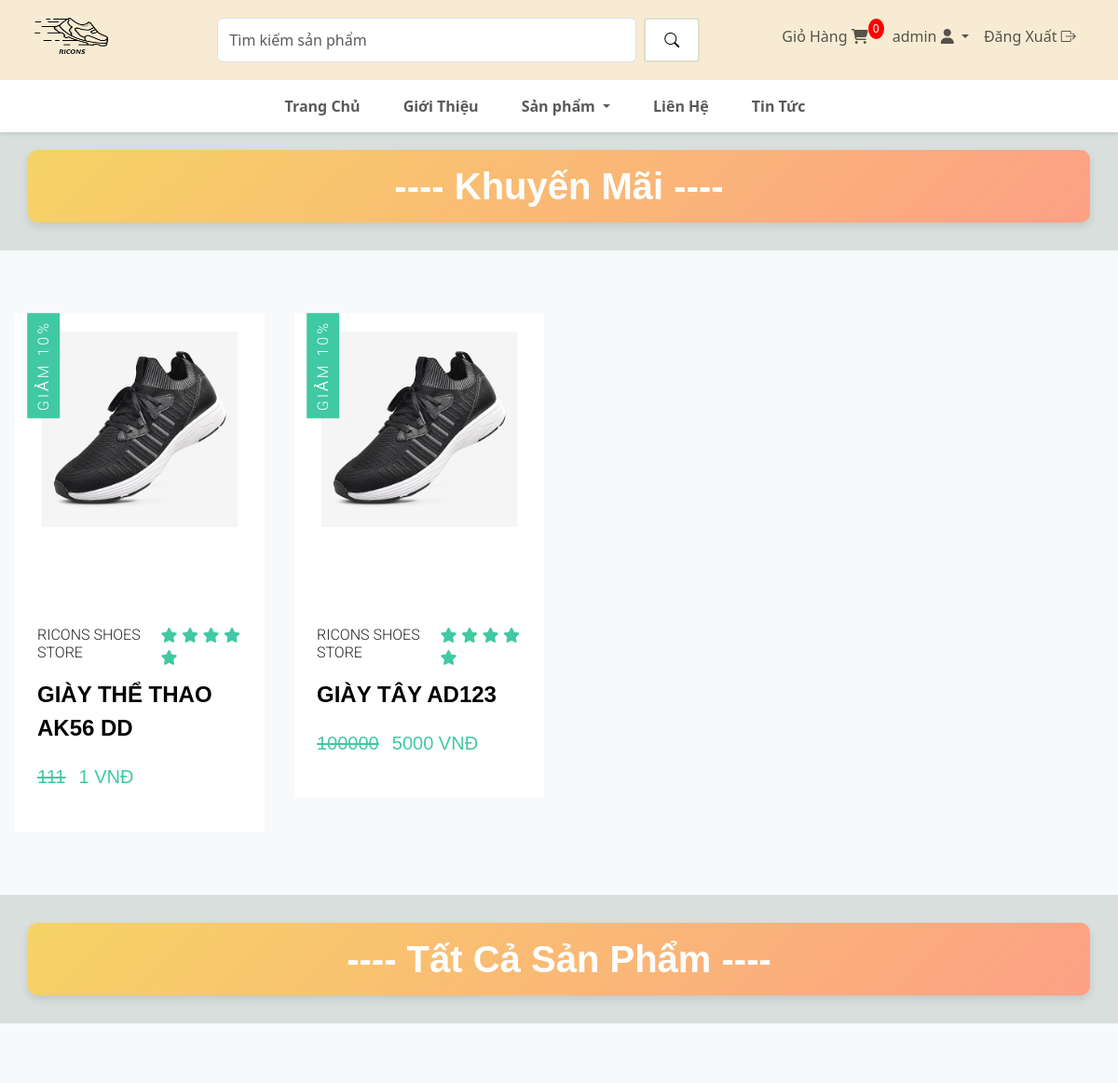
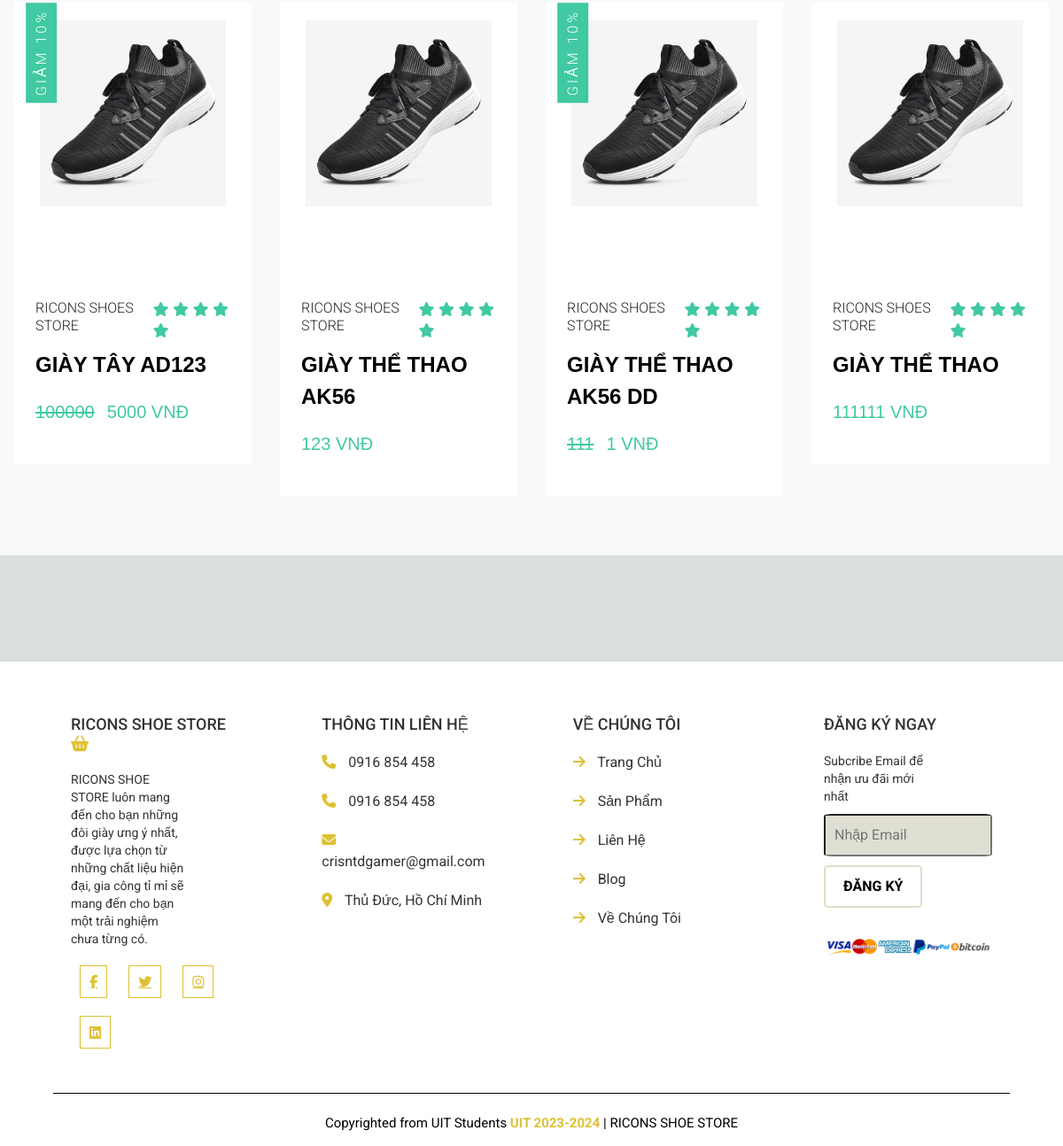
The app's page / (signed in) with its own data (2 pictures, top to bottom).
### app/models.py (models this page shows, shortened)
class SanPham(models.Model):
    the_loai = models.ForeignKey(TheLoai, on_delete=models.CASCADE, default=1)
    ten = models.CharField(max_length=300, null=True, blank=False)
    gia = models.IntegerField(blank=False)
    hinh = models.ImageField(null=True, blank=True)
    khuyen_mai = models.BooleanField(default=False)
    gia_km = models.IntegerField(blank=True, null=True)
    mo_ta = models.CharField(max_length=500, default='', blank=True)
    @property
    def ImageURL(self):
        try:
            url = self.hinh.url
        except:
            url = ''
        return url

### app/views.py (the view)
# urls.py: path('', views.home, name="home"),
def home(request):
    sanpham_list = SanPham.objects.all()
    theloai_list = TheLoai.objects.all()
    sanpham_km_list = SanPham.objects.filter(khuyen_mai = True).order_by('-id')[:4]
    context = {'theloai_list' : theloai_list,
               'sanpham_list' : sanpham_list,
               'sanpham_km_list' : sanpham_km_list,}
    return render(request, "app/home.html", context)

### app/templates/app/home.html (shortened to what this page needs)
{% extends 'app/base.html' %}
{% block banner%}
<div id="slider" class="carousel slide" data-bs-ride="carousel" data-bs-interval="2000" style="margin-top: 115px;">
    <div class="carousel-indicators">
    </div>
    <div class="carousel-inner">
        <div class="carousel-item">
        </div>
    </div>
    <button class="carousel-control-prev" type="button" data-bs-target="#slider" data-bs-slide="prev">
    </button>
    <button class="carousel-control-next" type="button" data-bs-target="#slider" data-bs-slide="next">
    </button>
</div>
{% endblock banner%}
{% block content %}
<div class="container-pdt">
    <div class="row">
        <div class="col-lg">
            <h1 class="featured"
                style="text-align: center; font-weight: bold; margin-bottom: 30px; margin-left: 30px; margin-right: 30px; ;">
                ---- Khuyến Mãi ----
            </h1>
            <section class="products">
                <div class="product-card-container">
                    <div class="product-items">
                        {% for sanpham in sanpham_km_list %}
                        <div class="product">
                            <div class="product-content">
                                <div class="product-img">
                                    <img src="{{sanpham.ImageURL}}" alt="product image">
                                </div>
                            </div>
                            <div class="product-info">
                                <div class="product-info-top">
                                    <h2 class="sm-title">Ricons Shoes Store</h2>
                                    <div class="rating">
                                        <span><i class="fas fa-star"></i></span>
                                        <span><i class="fas fa-star"></i></span>
                                        <span><i class="fas fa-star"></i></span>
                                        <span><i class="fas fa-star"></i></span>
                                        <span><i class="fas fa-star"></i></span>
                                    </div>
                                </div>
                                <a href="#" class="product-name">{{sanpham.ten}}</a>
                                <div class="product- price-container">
                                    {% if sanpham.khuyen_mai == True %}
                                    <strike class="product-price">{{sanpham.gia}}</strike>
                                    <p class="product-price">{{ sanpham.gia_km}} VNĐ</p>
                                    {% else %}
                                    <p class="product-price">{{sanpham.gia}} VNĐ</p>
                                    {% endif %}
                                </div>
                            </div>
                            {% if sanpham.khuyen_mai == True %}
                            <div class="off-info">
                                <h2 class="sm-title">Giảm 10%</h2>
                            </div>
                            {% endif %}
                        </div>
                        {% endfor %}
                    </div>
                </div>
            </section>
        </div>
    </div>
    <div class="row">
        <div class="col-lg">
            <h1 class="featured"
                style="text-align: center; font-weight: bold; margin-bottom: 30px; margin-left: 30px; margin-right: 30px; ;">
                ---- Tất Cả Sản Phẩm ----
            </h1>
            <section class="products">
                <div class="product-ccontainer">
                    <div class="product-items">
                        {% for sanpham in sanpham_list %}
                        <div class="product">
                            <div class="product-content">
                                <div class="product-img">
                                    <img src="{{sanpham.ImageURL}}" alt="product image">
                                </div>
                            </div>
                            <div class="product-info">
                                <div class="product-info-top">
                                    <h2 class="sm-title">Ricons Shoes Store</h2>
                                    <div class="rating">
                                        <span><i class="fas fa-star"></i></span>
                                        <span><i class="fas fa-star"></i></span>
                                        <span><i class="fas fa-star"></i></span>
                                        <span><i class="fas fa-star"></i></span>
                                        <span><i class="fas fa-star"></i></span>
                                    </div>
                                </div>
                                <a href="#" class="product-name">{{sanpham.ten}}</a>
                                <div class="product- price-container">
                                    {% if sanpham.khuyen_mai == True %}
                                    <strike class="product-price">{{sanpham.gia}}</strike>
                                    <p class="product-price">{{ sanpham.gia_km}} VNĐ</p>
                                    {% else %}
                                    <p class="product-price">{{sanpham.gia}} VNĐ</p>
                                    {% endif %}
                                </div>
                            </div>
                            {% if sanpham.khuyen_mai == True %}
                            <div class="off-info">
                                <h2 class="sm-title">Giảm 10%</h2>
                            </div>
                            {% endif %}
                        </div>
                        {% endfor %}
                    </div>
                </div>
            </section>
        </div>
    </div>
</div>
{% endblock content %}

### app/templates/app/base.html (shortened to what this page needs)
{% load static %}
<!DOCTYPE html>
<html lang="en">
<head>
    <link href="https://cdn.jsdelivr.net/npm/bootstrap@5.3.3/dist/css/bootstrap.min.css" rel="stylesheet">
    <link rel="stylesheet" href="{% static 'app/style.css' %}">
    <link rel="stylesheet" href="https://cdn.jsdelivr.net/npm/bootstrap-icons@1.11.3/font/bootstrap-icons.min.css">
    <link rel="stylesheet" href="https://cdnjs.cloudflare.com/ajax/libs/font-awesome/6.5.2/css/all.min.css">
</head>
<body>
    <div class="container-fluid sticky-top">
        <nav class="navbar navbar-expand-lg justify-content-center" style="background-color: #f7ecd3;">
            <a href="{% url 'home'%}" class="navbar-brand"><img src="{% static 'images/logo.png'%}"
                    style="width: 80px; height: 60px;" alt=""></a>
            <ul class="navbar-nav">
                <li class="nav-item" style="margin-left: 100px; margin-right: 80px;">
                    <form class="d-flex" role="search" action="{% url 'search' %}">
                        <input class="form-control me-2" name="search" type="search" placeholder="Tìm kiếm sản phẩm"
                            aria-label="Search" style="width: 450px; border-radius: 20;">
                        <button class="btn btn-outline-success" type="submit">
                            <i class="bi bi-search"></i>
                        </button>
                    </form>
                </li>
                <li class="nav-item" style="margin-right: 10px;">
                    <a class="nav-link" href="{% url 'cart' %}">
                        Giỏ Hàng
                        <span class="cart-icon">
                            <i class="fa-solid fa-cart-shopping"></i>
                        </span>
                        <span class="cart-count">{{ tong_san_pham_trong_gio_hang }}</span>
                    </a>
                </li>
                {% if user.is_authenticated %}
                <li class="nav-item dropdown">
                    <a class="nav-link dropdown-toggle" href="#" role="button" data-bs-toggle="dropdown"
                        aria-expanded="false">
                        {{request.user}} <i class="fa-solid fa-user"></i>
                    </a>
                </li>
                <li class="nav-item">
                    <a class="nav-link" href="{% url 'logout_user' %}">
                        Đăng Xuất <i class="bi bi-box-arrow-right"></i>
                    </a>
                </li>
                {% else %}
                <li class="nav-item">
                    <a class="nav-link" href="{% url 'login_user' %}">Đăng Nhập <i class="fa-solid fa-key"></i></a>
                </li>
                {% endif %}
            </ul>
        </nav>
        <nav class="navbar navbar-expand-sm justify-content-center"
            style="background-color: white; box-shadow: 0px 2px 4px rgba(0, 0, 0, 0.1);">
            <ul class="navbar-nav">
                <li class="nav-item" style="margin-right: 30px;">
                    <a class="nav-link" href="{% url 'home' %}"><b>Trang Chủ</b></a>
                </li>
                <li class="nav-item" style="margin-right: 30px;">
                    <a class="nav-link" href="#"><b>Giới Thiệu</b></a>
                </li>
                <li class="nav-item dropdown" style="margin-right: 30px;">
                    <a class="nav-link dropdown-toggle" href="#" role="button" data-bs-toggle="dropdown"
                        aria-expanded="false">
                        <b>Sản phẩm</b>
                    </a>
                </li>
                <li class="nav-item" style="margin-right: 30px;">
                    <a class="nav-link" href="#"><b>Liên Hệ</b></a>
                </li>
                <li class="nav-item" style="margin-right: 30px;">
                    <a class="nav-link" href="#"><b>Tin Tức</b></a>
                </li>
            </ul>
        </nav>
    </div>
    {% block banner %} {% endblock banner %}
    {% block content %} {% endblock content %}
    <section class="footer">
        <div class="container-footer">
            <div class="box">
                <h3>RICONS SHOE STORE <i class="fas fa-shopping-basket"></i></h3>
                <p>RICONS SHOE STORE luôn mang đến cho bạn những đôi giày ưng ý nhất, được lựa chọn từ những chất liệu
                    hiện đại, gia công tỉ mỉ sẽ mang đến cho bạn một trải nghiệm chưa từng có. </p>
                <div class="share">
                    <a href="#" class="fab fa-facebook-f"></a>
                    <a href="#" class="fab fa-twitter"></a>
                    <a href="#" class="fab fa-instagram"></a>
                    <a href="#" class="fab fa-linkedin"></a>
                </div>
            </div>
            <div class="box">
                <h3>THÔNG TIN LIÊN HỆ </h3>
                <a href="#" class="link"> <i class="fas fa-phone"></i> 0916 854 458 </a>
                <a href="#" class="link"> <i class="fas fa-phone"></i> 0916 854 458 </a>
                <a href="#" class="link"> <i class="fas fa-envelope"></i> crisntdgamer@gmail.com </a>
                <a href="#" class="link"> <i class="fas fa-map-marker-alt"></i> Thủ Đức, Hồ Chí Minh </a>
            </div>
            <div class="box">
                <h3> VỀ CHÚNG TÔI </h3>
                <a href="#" class="link"> <i class="fas fa-arrow-right"></i> Trang Chủ </a>
                <a href="#" class="link"> <i class="fas fa-arrow-right"></i> Sản Phẩm </a>
                <a href="#" class="link"> <i class="fas fa-arrow-right"></i> Liên Hệ </a>
                <a href="#" class="link"> <i class="fas fa-arrow-right"></i> Blog </a>
                <a href="#" class="link"> <i class="fas fa-arrow-right"></i> Về Chúng Tôi </a>
            </div>
            <div class="box">
                <h3> ĐĂNG KÝ NGAY </h3>
                <p>Subcribe Email để nhận ưu đãi mới nhất </p>
                <input type="text" placeholder="Nhập Email" class="email">
                <input type="submit" value="ĐĂNG KÝ" class="btn">
                <img src="{% static 'images/bank.png' %}" class="payment-img" alt="">
            </div>
            <div class="credit"> Copyrighted from UIT Students <span> UIT 2023-2024 </span> | RICONS SHOE STORE </div>
        </div>
    </section>
</body>
</html>

### records on screen
SanPham: ImageURL (picture), ten "GIÀY THỂ THAO AK56 DD", gia "111", gia_km "1", khuyen_mai "GIẢM 10%"
SanPham: ImageURL (picture), ten "GIÀY TÂY AD123", gia "100000", gia_km "5000", khuyen_mai "GIẢM 10%"
SanPham: ImageURL (picture), ten "GIÀY THỂ THAO AK56", gia "123"
SanPham: ImageURL (picture), ten "GIÀY THỂ THAO", gia "111111"

### other values on screen
{{ tong_san_pham_trong_gio_hang }} "0"
{{ request.user }} "admin"
